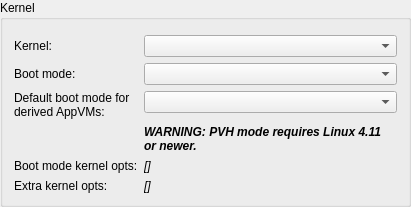
            <widget class="QGroupBox" name="kernel_groupbox">
             <property name="enabled">
              <bool>true</bool>
             </property>
             <property name="sizePolicy">
              <sizepolicy hsizetype="Preferred" vsizetype="Minimum">
               <horstretch>0</horstretch>
               <verstretch>0</verstretch>
              </sizepolicy>
             </property>
             <property name="title">
              <string>Kernel</string>
             </property>
             <layout class="QFormLayout" name="formLayout_9">
              <property name="fieldGrowthPolicy">
               <enum>QFormLayout::AllNonFixedFieldsGrow</enum>
              </property>
              <property name="topMargin">
               <number>15</number>
              </property>
              <item row="0" column="0">
               <widget class="QLabel" name="label_19">
                <property name="text">
                 <string>Kernel:</string>
                </property>
                <property name="buddy">
                 <cstring>kernel</cstring>
                </property>
               </widget>
              </item>
              <item row="0" column="1">
               <widget class="QComboBox" name="kernel"/>
              </item>
              <item row="1" column="1">
               <widget class="QComboBox" name="bootmode"/>
              </item>
              <item row="3" column="1">
               <widget class="QLabel" name="pvh_kernel_version_warning">
                <property name="sizePolicy">
                 <sizepolicy hsizetype="Preferred" vsizetype="Minimum">
                  <horstretch>0</horstretch>
                  <verstretch>0</verstretch>
                 </sizepolicy>
                </property>
                <property name="font">
                 <font>
                  <weight>75</weight>
                  <italic>true</italic>
                  <bold>true</bold>
                 </font>
                </property>
                <property name="text">
                 <string>WARNING: PVH mode requires Linux 4.11 or newer.</string>
                </property>
                <property name="wordWrap">
                 <bool>true</bool>
                </property>
               </widget>
              </item>
              <item row="5" column="0">
               <widget class="QLabel" name="label_20">
                <property name="sizePolicy">
                 <sizepolicy hsizetype="Preferred" vsizetype="Minimum">
                  <horstretch>0</horstretch>
                  <verstretch>0</verstretch>
                 </sizepolicy>
                </property>
                <property name="text">
                 <string>Extra kernel opts:</string>
                </property>
               </widget>
              </item>
              <item row="5" column="1">
               <widget class="QLabel" name="kernel_opts">
                <property name="sizePolicy">
                 <sizepolicy hsizetype="Maximum" vsizetype="Minimum">
                  <horstretch>0</horstretch>
                  <verstretch>0</verstretch>
                 </sizepolicy>
                </property>
                <property name="maximumSize">
                 <size>
                  <width>250</width>
                  <height>16777215</height>
                 </size>
                </property>
                <property name="font">
                 <font>
                  <weight>50</weight>
                  <italic>true</italic>
                  <bold>false</bold>
                 </font>
                </property>
                <property name="text">
                 <string>[]</string>
                </property>
                <property name="wordWrap">
                 <bool>true</bool>
                </property>
               </widget>
              </item>
              <item row="2" column="1">
               <widget class="QComboBox" name="appvm_default_bootmode"/>
              </item>
              <item row="1" column="0">
               <widget class="QLabel" name="label_25">
                <property name="text">
                 <string>Boot mode:</string>
                </property>
               </widget>
              </item>
              <item row="2" column="0">
               <widget class="QLabel" name="appvm_default_bootmode_desc">
                <property name="mouseTracking">
                 <bool>true</bool>
                </property>
                <property name="styleSheet">
                 <string notr="true"/>
                </property>
                <property name="text">
                 <string>Default boot mode for derived AppVMs:</string>
                </property>
                <property name="textFormat">
                 <enum>Qt::AutoText</enum>
                </property>
                <property name="wordWrap">
                 <bool>true</bool>
                </property>
               </widget>
              </item>
              <item row="4" column="0">
               <widget class="QLabel" name="label_29">
                <property name="text">
                 <string>Boot mode kernel opts:</string>
                </property>
                <property name="wordWrap">
                 <bool>false</bool>
                </property>
               </widget>
              </item>
              <item row="4" column="1">
               <widget class="QLabel" name="bootmode_kernel_opts">
                <property name="sizePolicy">
                 <sizepolicy hsizetype="Maximum" vsizetype="Minimum">
                  <horstretch>0</horstretch>
                  <verstretch>0</verstretch>
                 </sizepolicy>
                </property>
                <property name="maximumSize">
                 <size>
                  <width>250</width>
                  <height>16777215</height>
                 </size>
                </property>
                <property name="font">
                 <font>
                  <italic>true</italic>
                 </font>
                </property>
                <property name="text">
                 <string>[]</string>
                </property>
                <property name="wordWrap">
                 <bool>true</bool>
                </property>
               </widget>
              </item>
             </layout>
            </widget>
